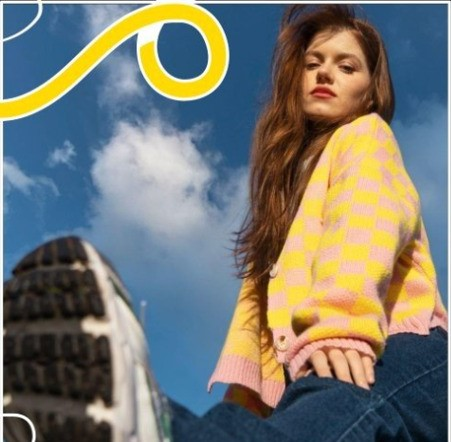
#> input picture assets/6.jpeg, 451 x 442 px
$ python -i orange_colour.py   (imports and definitions only)
#> lines starting #> are read from the running program, lines starting #| are printed output that depends on the picture; after the words box and inside, x2 and y2 are one past the last pixel; in counts of white or black regions, pixels touching at a corner belong together
#> further down, picture is the input picture: shape (442, 451, 3); mean B, G, R 114.3, 121.7, 120.2
import cv2
import numpy as np

def orange(frame):
    lower_range=np.array([10,160,30])
    upper_range=np.array([25,255,255])

    hsv=cv2.cvtColor(frame,cv2.COLOR_BGR2HSV)
#> hsv: shape (442, 451, 3); mean H, S, V 64.5, 119.1, 151.8
    mask=cv2.inRange(hsv,lower_range,upper_range)
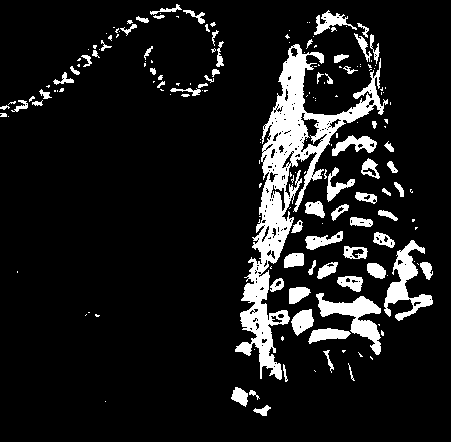
#> mask: shape (442, 451); 10.8% white; 177 white regions (106 under 20 px)
    _,mask1=cv2.threshold(mask,254,255,cv2.THRESH_BINARY)
    cnts,_=cv2.findContours(mask1,cv2.RETR_EXTERNAL,cv2.CHAIN_APPROX_NONE)
#> cnts = 176 contours, 117 with area under 20; largest, box (x1, y1, x2, y2) and area: (235, 44, 388, 380) 10523, (316, 293, 381, 355) 1282, (384, 240, 433, 321) 1273, (332, 135, 377, 156) 412, (291, 309, 314, 336) 362
    l=600
    final=None
    for c in cnts:
        if cv2.contourArea(c)>l:
            final=c
#> this loop made 176 passes
#> c on passes 2, 5, 12: [[105, 401]], [[314, 370], [315, 371]], [[254, 349]]
    if final is not None:
        x,y,w,h=cv2.boundingRect(final)
#> x = 235; y = 44; w = 153; h = 336
        cv2.rectangle(frame,(x,y),(x+w,y+h),(0,165,255),2)
        cv2.putText(frame,("DETECT"),(10,60),cv2.FONT_HERSHEY_SIMPLEX,0.6,(0,0,255),2)
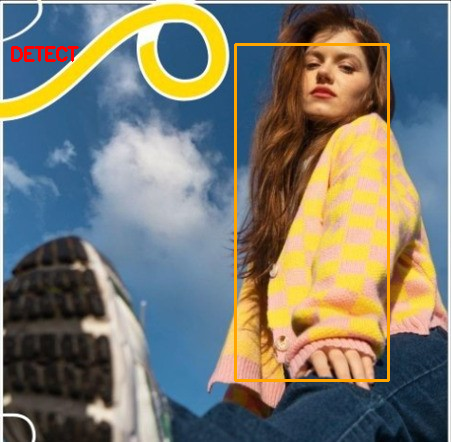
#> frame: shape (442, 451, 3); mean B, G, R 112.3, 122.1, 122.6
    return final

>>> import cv2
>>> picture = cv2.imread('../../../../assets/6.jpeg')
>>> result = orange(picture)
#> result = contour of 1842 points, box (x1, y1, x2, y2) (235, 44, 388, 380), area 10523

$ run again, on assets/9.jpeg
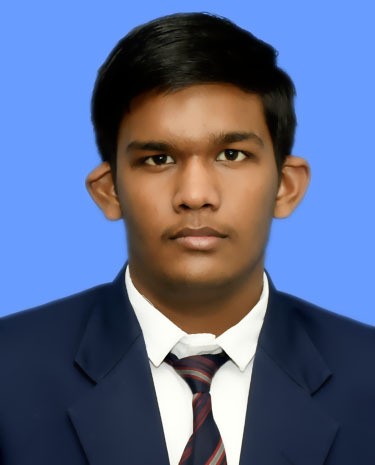
#> input picture assets/9.jpeg, 375 x 465 px
#> picture is the input picture: shape (465, 375, 3); mean B, G, R 138.4, 103.9, 91.2
#> hsv: shape (465, 375, 3); mean H, S, V 79.3, 134.2, 155.3
#> in orange, `mask=cv2.inRange(hsv,lower_range,upper_range)`:
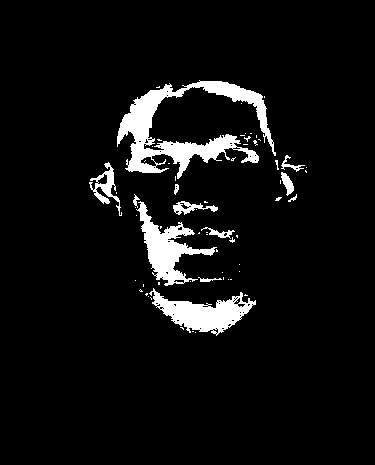
#> mask: shape (465, 375); 6.3% white; 64 white regions (52 under 20 px)
#> cnts = 63 contours, 52 with area under 20; largest, box (x1, y1, x2, y2) and area: (117, 80, 276, 179) 4555, (149, 288, 256, 336) 2152, (136, 201, 217, 286) 2024, (89, 162, 122, 216) 446, (173, 201, 218, 215) 234
#> the loop in orange, `for c in cnts:` made 63 passes
#> c on passes 1, 2, 4, 5, 10, 12, 13, 14: [[195, 332]], [[192, 331], [193, 331]], [[150, 297], [151, 298], [151, 299], [151, 298]], [[148, 296]], [[143, 284], [143, 285], [143, 286], [143, 285]], [[190, 281]], [[135, 280]], [[230, 279], [231, 279]]
#> x = 117; y = 80; w = 159; h = 99
#> in orange, `cv2.putText(frame,("DETECT"),(10,60),cv2.FONT_HERSHEY_SIMPLEX,0.6,(0,0..`:
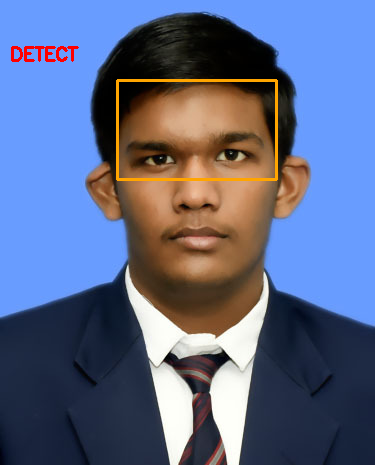
#> frame: shape (465, 375, 3); mean B, G, R 137.3, 104.3, 93.3
#> result = contour of 1088 points, box (x1, y1, x2, y2) (117, 80, 276, 179), area 4555
